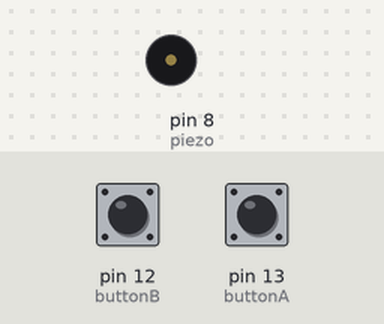
A sketch run on a simulated Arduino Uno, built with avr-gcc and run on an emulated ATmega328P. Parts: buzzer (waves = sounding). The inputs (shaded band) are chosen by the test bench; at power-on: pin 12 (buttonB) LOW, pin 13 (buttonA) LOW.

Above: at 1.2 s.
1.3 s: pin 12 (buttonB) pulled HIGH for 0.15 s
At 1.37 s:
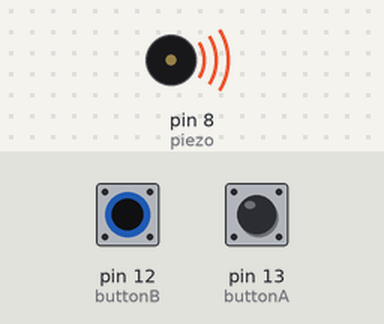
2.9 s: pin 12 (buttonB) pulled HIGH for 3.2 s
At 6.5 s:
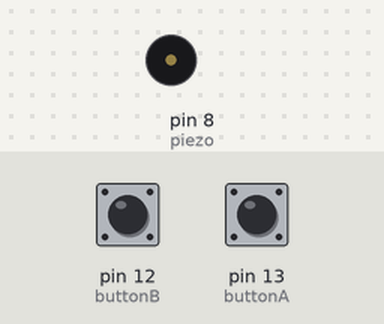
7.6 s: pin 13 (buttonA) pulled HIGH for 3.2 s
At 8.8 s:
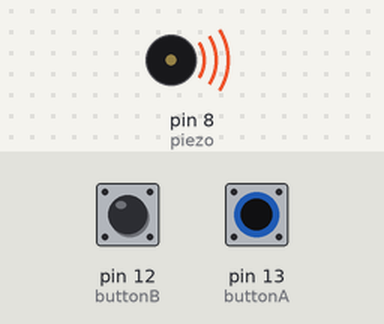
Timing chart, 0 to 12.3 s (numbered marks = the images above; inputs shaded):
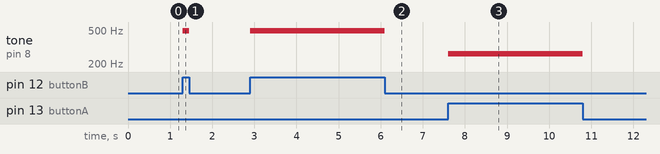

Measured:
- after the input at 1.3 s, tone on pin 8 (piezo): silent → 493 Hz at once, → silent 0.15 s later
- after the input at 2.9 s, tone on pin 8 (piezo): silent → 493 Hz at once, → silent 3.2 s later
- after the input at 7.6 s, tone on pin 8 (piezo): silent → 262 Hz at once, → silent 3.2 s later

The sketch:

piezoButton.ino
```cpp
/*
  CTC GO! CORE MODULE
  LESSON 08 - Analog Outputs

  This sketch is written to accompany Activity 2 in Lesson 08 of the CTC GO! core module
*/

  //pin connections
  int buttonA = 13;
  int buttonB = 12;
  int piezo = 8;

  // notes frequency
  int A_note = 262;
  int B_note = 493;

  // to save the button states
  int buttAvalue = 0;
  int buttBvalue = 0;

  void setup()
  {
    pinMode(buttonA, INPUT);
    pinMode(buttonB, INPUT);
    pinMode(piezo, OUTPUT);
  }

  void loop()
  {
    //reading the buttons states
    buttAvalue = digitalRead(buttonA);
    buttBvalue = digitalRead(buttonB);

    // play a note, based on the button pressed
    if (buttAvalue == HIGH)
    {
      tone (piezo, A_note);
    }
    else if (buttBvalue == HIGH)
    {
      tone (piezo, B_note);
    }
    else
    {
      noTone(piezo);
    }
  }
```
